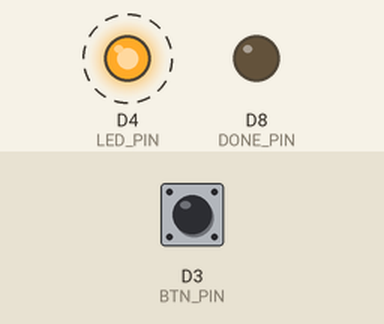
This sketch was run on a simulated ESP8266 (Wemos D1 mini). Shown: output pins drawn as LEDs (lit = HIGH). Dashed ring = blinking. Inputs (shaded band) come from the test bench; at power-on: D3 (BTN_PIN) HIGH. At 2.5 s the program puts the board to deep sleep or switches it off; the recording ends there.

Above: at 0.07 s.
Timing chart, 0 to 2.5 s (numbered marks = the images above):
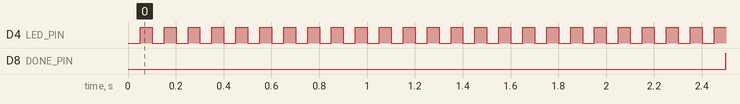

The sketch:

esp8266_deepsleep_demo-1.ino
```cpp
// Target board: WeMos D1 mini
// see: https://wiki.wemos.cc/products:d1:d1_mini

#include <ESP8266WiFi.h>

#define DONE_PIN   D8           // with on-board pull-down
#define BTN_PIN    D3
#define LED_PIN    BUILTIN_LED  // with on-board pull-up

// On WeMos D1 mini:
//  - On-board LED (active-low) is the GPIO2 / D4 pin.
//  - To enter boot mode, pull down the D3 pin and press the RESET button.
//  - Do not forget to connect the D0 pin (GPIO16) to the /RESET pin

int state = 0;

#define ONE_SEC              (1000000UL)
#define ONE_MINUTE           (60 * 1000000UL)

#define DEEP_SLEEP_10_SEC    (10 * ONE_SEC)
#define DEEP_SLEEP_15_SEC    (15 * ONE_SEC)
#define DEEP_SLEEP_30_SEC    (30 * ONE_SEC)
#define DEEP_SLEEP_60_SEC    (60 * ONE_SEC)

#define DEEP_SLEEP_1_SEC     ( 1 * ONE_MINUTE)
#define DEEP_SLEEP_5_MIN     ( 5 * ONE_MINUTE)
#define DEEP_SLEEP_10_MIN    (10 * ONE_MINUTE)
#define DEEP_SLEEP_15_MIN    (15 * ONE_MINUTE)
#define DEEP_SLEEP_30_MIN    (30 * ONE_MINUTE)
#define DEEP_SLEEP_60_MIN    (60 * ONE_MINUTE)

#define DEEP_SLEEP_FOREVER   (0)

void wifi_off() {
  WiFi.mode( WIFI_STA );
  WiFi.disconnect();
  WiFi.mode( WIFI_OFF );
  WiFi.forceSleepBegin();
  delay(1);
}

void setup() {
  pinMode( BTN_PIN, INPUT_PULLUP );

  pinMode( DONE_PIN, OUTPUT );
  digitalWrite( DONE_PIN, LOW );

  pinMode( LED_PIN, OUTPUT );
  digitalWrite( LED_PIN, LOW ); // turn on LED

  wifi_off();

  for ( int i=0; i < 50; i++ ) { // blink the LED
     digitalWrite( LED_PIN, state );
     state ^= 1;
     delay(50);
  }

  if ( digitalRead( BTN_PIN ) == HIGH ) { // if the button is not pressed.
     digitalWrite( LED_PIN, HIGH ); // turn off LED
     digitalWrite( DONE_PIN, HIGH );
     ESP.deepSleep( DEEP_SLEEP_5_MIN );
     delay(1);
  }
}

void loop() {
  digitalWrite( LED_PIN, state );
  state ^= 1;
  delay(100);
}
```

Measured:
- by itself, D4 (LED_PIN): alternates HIGH for 0.05 s and LOW for 0.05 s
- by itself, D8 (DONE_PIN): LOW → HIGH at 2.5 s
